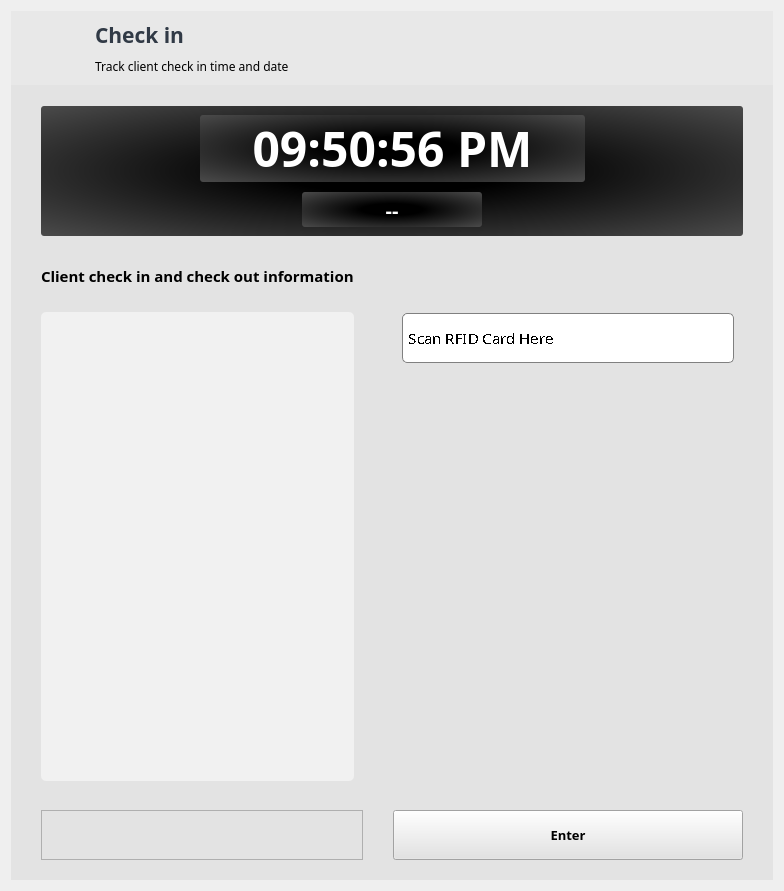
         <widget class="QWidget" name="Check">
          <layout class="QGridLayout" name="gridLayout_13">
           <item row="0" column="0">
            <widget class="QWidget" name="widget_30" native="true">
             <property name="styleSheet">
              <string notr="true">background-color: rgb(227, 227, 227);</string>
             </property>
             <layout class="QGridLayout" name="gridLayout_68">
              <property name="leftMargin">
               <number>0</number>
              </property>
              <property name="topMargin">
               <number>0</number>
              </property>
              <property name="rightMargin">
               <number>0</number>
              </property>
              <property name="bottomMargin">
               <number>0</number>
              </property>
              <item row="0" column="0">
               <widget class="QWidget" name="widget_114" native="true">
                <property name="styleSheet">
                 <string notr="true">background-color: rgb(232, 232, 232);</string>
                </property>
                <layout class="QGridLayout" name="gridLayout_14">
                 <property name="leftMargin">
                  <number>12</number>
                 </property>
                 <item row="1" column="3">
                  <widget class="QLabel" name="label_104">
                   <property name="font">
                    <font>
                     <family>Century Gothic</family>
                    </font>
                   </property>
                   <property name="text">
                    <string>Track client check in time and date</string>
                   </property>
                  </widget>
                 </item>
                 <item row="0" column="3">
                  <widget class="QLabel" name="label_103">
                   <property name="font">
                    <font>
                     <family>Century Gothic</family>
                     <pointsize>16</pointsize>
                     <weight>75</weight>
                     <bold>true</bold>
                    </font>
                   </property>
                   <property name="styleSheet">
                    <string notr="true">color: rgb(49, 58, 70);</string>
                   </property>
                   <property name="text">
                    <string>Check in</string>
                   </property>
                  </widget>
                 </item>
                 <item row="0" column="4">
                  <spacer name="horizontalSpacer_52">
                   <property name="orientation">
                    <enum>Qt::Horizontal</enum>
                   </property>
                   <property name="sizeHint" stdset="0">
                    <size>
                     <width>40</width>
                     <height>20</height>
                    </size>
                   </property>
                  </spacer>
                 </item>
                 <item row="0" column="1" rowspan="2">
                  <widget class="QLabel" name="label_3">
                   <property name="minimumSize">
                    <size>
                     <width>56</width>
                     <height>56</height>
                    </size>
                   </property>
                   <property name="maximumSize">
                    <size>
                     <width>56</width>
                     <height>56</height>
                    </size>
                   </property>
                   <property name="text">
                    <string/>
                   </property>
                   <property name="pixmap">
                    <pixmap>black door.png</pixmap>
                   </property>
                   <property name="scaledContents">
                    <bool>true</bool>
                   </property>
                  </widget>
                 </item>
                 <item row="0" column="2">
                  <spacer name="horizontalSpacer_12">
                   <property name="orientation">
                    <enum>Qt::Horizontal</enum>
                   </property>
                   <property name="sizeType">
                    <enum>QSizePolicy::Fixed</enum>
                   </property>
                   <property name="sizeHint" stdset="0">
                    <size>
                     <width>10</width>
                     <height>20</height>
                    </size>
                   </property>
                  </spacer>
                 </item>
                </layout>
               </widget>
              </item>
              <item row="1" column="0">
               <widget class="QWidget" name="widget_9" native="true">
                <layout class="QGridLayout" name="gridLayout_11">
                 <property name="leftMargin">
                  <number>30</number>
                 </property>
                 <property name="topMargin">
                  <number>15</number>
                 </property>
                 <property name="rightMargin">
                  <number>30</number>
                 </property>
                 <property name="bottomMargin">
                  <number>20</number>
                 </property>
                 <property name="horizontalSpacing">
                  <number>15</number>
                 </property>
                 <property name="verticalSpacing">
                  <number>20</number>
                 </property>
                 <item row="4" column="2">
                  <widget class="QPushButton" name="btnRFIDenter">
                   <property name="sizePolicy">
                    <sizepolicy hsizetype="Expanding" vsizetype="Fixed">
                     <horstretch>0</horstretch>
                     <verstretch>0</verstretch>
                    </sizepolicy>
                   </property>
                   <property name="minimumSize">
                    <size>
                     <width>200</width>
                     <height>50</height>
                    </size>
                   </property>
                   <property name="maximumSize">
                    <size>
                     <width>350</width>
                     <height>16777215</height>
                    </size>
                   </property>
                   <property name="font">
                    <font>
                     <family>Century Gothic</family>
                     <pointsize>10</pointsize>
                     <weight>75</weight>
                     <bold>true</bold>
                    </font>
                   </property>
                   <property name="styleSheet">
                    <string notr="true">QPushButton {
	border-radius: 5px;
	border: 1px solid black;
	color: rgb(255, 255, 255);
	background-color: rgb(0, 0, 0);
}

QPushButton:hover {
	
	background-color: rgb(70, 70, 70);
}

QPushButton:pressed {
	color: rgb(106, 106, 106);
	background-color: rgb(0, 0, 0);
}background-color: rgb(255, 255, 255);</string>
                   </property>
                   <property name="text">
                    <string>Enter</string>
                   </property>
                  </widget>
                 </item>
                 <item row="0" column="0" colspan="3">
                  <widget class="QWidget" name="widget_12" native="true">
                   <property name="minimumSize">
                    <size>
                     <width>0</width>
                     <height>125</height>
                    </size>
                   </property>
                   <property name="styleSheet">
                    <string notr="true">background-color: rgb(195, 150, 0);
background-color: qradialgradient(spread:pad, cx:0.5, cy:0.5, radius:2, fx:0.5, fy:0.5, stop:0.0845771 rgba(0, 0, 0, 255), stop:1 rgba(255, 255, 255, 255));
border-radius: 3px;</string>
                   </property>
                   <layout class="QGridLayout" name="gridLayout_19">
                    <property name="verticalSpacing">
                     <number>10</number>
                    </property>
                    <item row="0" column="1" alignment="Qt::AlignHCenter">
                     <widget class="QLabel" name="lblTime">
                      <property name="minimumSize">
                       <size>
                        <width>385</width>
                        <height>63</height>
                       </size>
                      </property>
                      <property name="font">
                       <font>
                        <family>Century Gothic</family>
                        <pointsize>36</pointsize>
                        <weight>75</weight>
                        <bold>true</bold>
                       </font>
                      </property>
                      <property name="styleSheet">
                       <string notr="true">
color: rgb(255, 255, 255);</string>
                      </property>
                      <property name="text">
                       <string>09:50:56 PM</string>
                      </property>
                      <property name="alignment">
                       <set>Qt::AlignCenter</set>
                      </property>
                     </widget>
                    </item>
                    <item row="0" column="2">
                     <spacer name="horizontalSpacer_7">
                      <property name="orientation">
                       <enum>Qt::Horizontal</enum>
                      </property>
                      <property name="sizeHint" stdset="0">
                       <size>
                        <width>40</width>
                        <height>20</height>
                       </size>
                      </property>
                     </spacer>
                    </item>
                    <item row="0" column="0">
                     <spacer name="horizontalSpacer_8">
                      <property name="orientation">
                       <enum>Qt::Horizontal</enum>
                      </property>
                      <property name="sizeHint" stdset="0">
                       <size>
                        <width>40</width>
                        <height>20</height>
                       </size>
                      </property>
                     </spacer>
                    </item>
                    <item row="1" column="1" alignment="Qt::AlignHCenter">
                     <widget class="QLabel" name="lblCheckDate">
                      <property name="minimumSize">
                       <size>
                        <width>180</width>
                        <height>35</height>
                       </size>
                      </property>
                      <property name="font">
                       <font>
                        <family>Century Gothic</family>
                        <pointsize>15</pointsize>
                        <weight>75</weight>
                        <bold>true</bold>
                       </font>
                      </property>
                      <property name="styleSheet">
                       <string notr="true">color: rgb(255, 255, 255);</string>
                      </property>
                      <property name="text">
                       <string>--</string>
                      </property>
                      <property name="alignment">
                       <set>Qt::AlignCenter</set>
                      </property>
                     </widget>
                    </item>
                   </layout>
                  </widget>
                 </item>
                 <item row="3" column="2">
                  <spacer name="verticalSpacer_23">
                   <property name="orientation">
                    <enum>Qt::Vertical</enum>
                   </property>
                   <property name="sizeHint" stdset="0">
                    <size>
                     <width>20</width>
                     <height>40</height>
                    </size>
                   </property>
                  </spacer>
                 </item>
                 <item row="1" column="2">
                  <widget class="QWidget" name="widget_10" native="true">
                   <property name="sizePolicy">
                    <sizepolicy hsizetype="Fixed" vsizetype="Preferred">
                     <horstretch>0</horstretch>
                     <verstretch>0</verstretch>
                    </sizepolicy>
                   </property>
                   <property name="minimumSize">
                    <size>
                     <width>350</width>
                     <height>0</height>
                    </size>
                   </property>
                   <layout class="QGridLayout" name="gridLayout_16">
                    <property name="topMargin">
                     <number>50</number>
                    </property>
                    <property name="verticalSpacing">
                     <number>25</number>
                    </property>
                    <item row="3" column="0">
                     <spacer name="verticalSpacer_22">
                      <property name="orientation">
                       <enum>Qt::Vertical</enum>
                      </property>
                      <property name="sizeHint" stdset="0">
                       <size>
                        <width>20</width>
                        <height>40</height>
                       </size>
                      </property>
                     </spacer>
                    </item>
                    <item row="2" column="0" alignment="Qt::AlignHCenter|Qt::AlignTop">
                     <widget class="QLabel" name="label">
                      <property name="minimumSize">
                       <size>
                        <width>270</width>
                        <height>270</height>
                       </size>
                      </property>
                      <property name="maximumSize">
                       <size>
                        <width>270</width>
                        <height>270</height>
                       </size>
                      </property>
                      <property name="text">
                       <string/>
                      </property>
                      <property name="pixmap">
                       <pixmap>scan.png</pixmap>
                      </property>
                      <property name="scaledContents">
                       <bool>true</bool>
                      </property>
                     </widget>
                    </item>
                    <item row="1" column="0">
                     <spacer name="verticalSpacer_21">
                      <property name="orientation">
                       <enum>Qt::Vertical</enum>
                      </property>
                      <property name="sizeType">
                       <enum>QSizePolicy::Fixed</enum>
                      </property>
                      <property name="sizeHint" stdset="0">
                       <size>
                        <width>20</width>
                        <height>10</height>
                       </size>
                      </property>
                     </spacer>
                    </item>
                    <item row="0" column="0">
                     <widget class="QLineEdit" name="txtrfidcheckin">
                      <property name="minimumSize">
                       <size>
                        <width>330</width>
                        <height>50</height>
                       </size>
                      </property>
                      <property name="maximumSize">
                       <size>
                        <width>16777215</width>
                        <height>35</height>
                       </size>
                      </property>
                      <property name="font">
                       <font>
                        <family>Century Gothic</family>
                        <pointsize>11</pointsize>
                        <stylestrategy>NoAntialias</stylestrategy>
                       </font>
                      </property>
                      <property name="styleSheet">
                       <string notr="true">background-color: rgb(255, 255, 255);
color: rgb(0, 0, 0);
border-radius: 5px;
border: 1px solid gray;</string>
                      </property>
                      <property name="placeholderText">
                       <string> Scan RFID Card Here</string>
                      </property>
                     </widget>
                    </item>
                   </layout>
                  </widget>
                 </item>
                 <item row="4" column="0">
                  <widget class="QFrame" name="frame_2">
                   <property name="sizePolicy">
                    <sizepolicy hsizetype="Preferred" vsizetype="Expanding">
                     <horstretch>0</horstretch>
                     <verstretch>0</verstretch>
                    </sizepolicy>
                   </property>
                   <property name="frameShape">
                    <enum>QFrame::StyledPanel</enum>
                   </property>
                   <property name="frameShadow">
                    <enum>QFrame::Raised</enum>
                   </property>
                   <layout class="QGridLayout" name="gridLayout_6">
                    <item row="0" column="0">
                     <spacer name="verticalSpacer_24">
                      <property name="orientation">
                       <enum>Qt::Vertical</enum>
                      </property>
                      <property name="sizeHint" stdset="0">
                       <size>
                        <width>20</width>
                        <height>23</height>
                       </size>
                      </property>
                     </spacer>
                    </item>
                   </layout>
                  </widget>
                 </item>
                 <item row="1" column="0" rowspan="3">
                  <widget class="QWidget" name="widget_11" native="true">
                   <layout class="QGridLayout" name="gridLayout_18">
                    <property name="leftMargin">
                     <number>0</number>
                    </property>
                    <property name="verticalSpacing">
                     <number>15</number>
                    </property>
                    <item row="0" column="0">
                     <widget class="QLabel" name="label_74">
                      <property name="font">
                       <font>
                        <family>Century Gothic</family>
                        <pointsize>11</pointsize>
                        <weight>75</weight>
                        <bold>true</bold>
                       </font>
                      </property>
                      <property name="styleSheet">
                       <string notr="true">color: rgb(0, 0, 0);</string>
                      </property>
                      <property name="text">
                       <string>Client check in and check out information</string>
                      </property>
                     </widget>
                    </item>
                    <item row="1" column="0">
                     <spacer name="verticalSpacer_25">
                      <property name="orientation">
                       <enum>Qt::Vertical</enum>
                      </property>
                      <property name="sizeType">
                       <enum>QSizePolicy::Fixed</enum>
                      </property>
                      <property name="sizeHint" stdset="0">
                       <size>
                        <width>20</width>
                        <height>10</height>
                       </size>
                      </property>
                     </spacer>
                    </item>
                    <item row="2" column="0">
                     <widget class="QTableWidget" name="tblCheckin">
                      <property name="font">
                       <font>
                        <family>Century Gothic</family>
                        <pointsize>10</pointsize>
                       </font>
                      </property>
                      <property name="styleSheet">
                       <string notr="true">background-color: rgb(241, 241, 241);
border-radius: 5px;</string>
                      </property>
                      <property name="frameShape">
                       <enum>QFrame::NoFrame</enum>
                      </property>
                      <attribute name="horizontalHeaderVisible">
                       <bool>false</bool>
                      </attribute>
                      <attribute name="horizontalHeaderDefaultSectionSize">
                       <number>200</number>
                      </attribute>
                      <attribute name="horizontalHeaderMinimumSectionSize">
                       <number>60</number>
                      </attribute>
                      <attribute name="horizontalHeaderStretchLastSection">
                       <bool>true</bool>
                      </attribute>
                      <attribute name="verticalHeaderVisible">
                       <bool>false</bool>
                      </attribute>
                     </widget>
                    </item>
                   </layout>
                  </widget>
                 </item>
                </layout>
               </widget>
              </item>
             </layout>
            </widget>
           </item>
          </layout>
         </widget>
